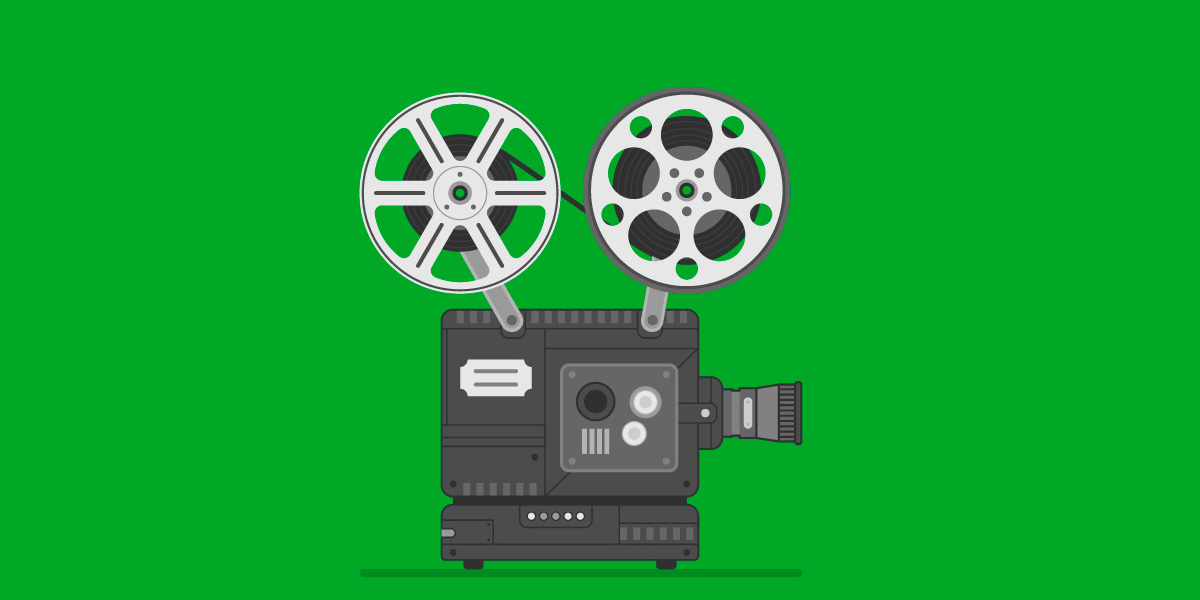
#> input picture algoritmo_7__mascaras_de_imagen/camara_2.jpg, 1200 x 600 px
$ python 07_ejercicio_2_mascara_2.py
#> lines starting #> are read from the running program, lines starting #| are printed output that depends on the picture; after the words box and inside, x2 and y2 are one past the last pixel; in counts of white or black regions, pixels touching at a corner belong together
import cv2

im = cv2.imread('camara_2.jpg')
#> im is the input picture: shape (600, 1200, 3); mean B, G, R 52, 159.7, 22.2
hsv= cv2.cvtColor(im, cv2.COLOR_BGR2HSV)
#> hsv: shape (600, 1200, 3); mean H, S, V 56.9, 209, 159.7

mask= cv2.inRange(hsv,(64,250,166),(68,254,170))
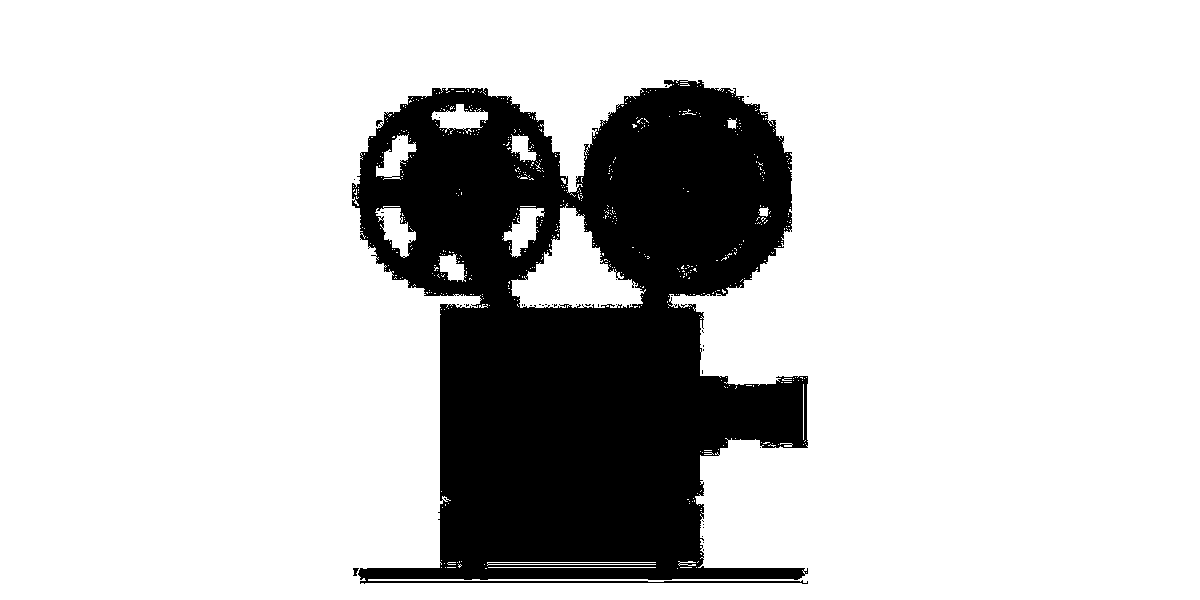
#> mask: shape (600, 1200); 79.6% white; 41 black regions (39 under 20 px), largest, box (x1, y1, x2, y2) and area: (352, 80, 808, 584) 146773, (353, 568, 359, 576) 30

cv2.imshow('Imagen 2.2 cv2.inRange(hsv,(64,250,166),(68,254,170))', mask)
cv2.waitKey(0)
